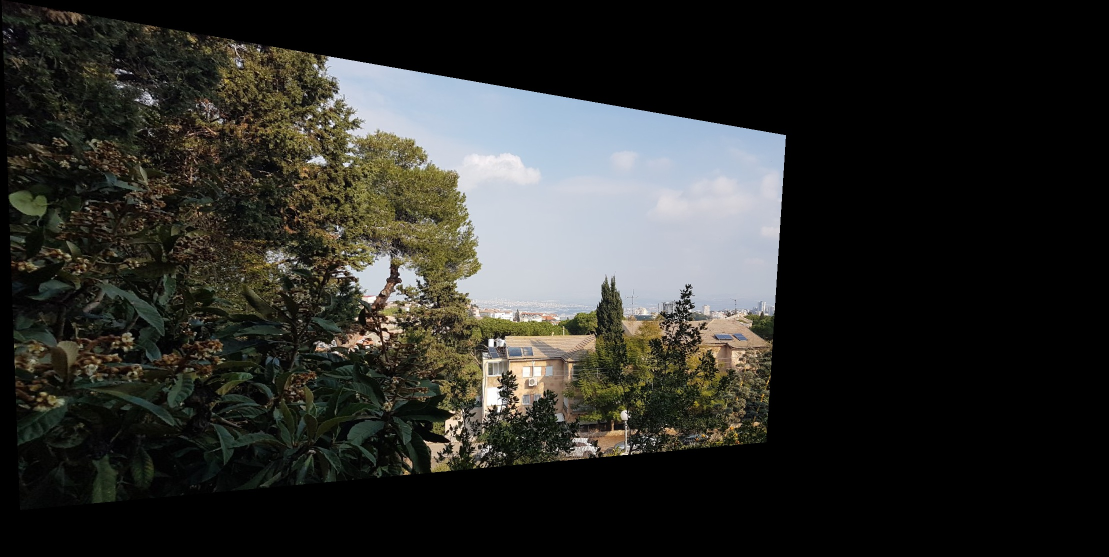
#> input picture HW4/left.jpg, 2217 x 1113 px (shown at 1/2 size)
$ python 'Section2Exercise2-Part B.py'
#> lines starting #> are read from the running program, lines starting #| are printed output that depends on the picture
### HW4/Reader.py
from functools import partial
from numpy import array, asarray, vstack, int_, nonzero, roll, loadtxt
from xml.etree import ElementTree as ET
import json


class LabelFileError(Exception):
    pass


class Reader:
    """
    Handling reading data from Socet GXP files (ipf, gpf, cam and iop) and from sampleme app
    """

    # [196 lines left out: functions __GetFileLines, __ExtractFloatDataFromText, __ExtractPointsMetaDataFromText, ReadIopFile, ReadCamFile, ReadGpfFile and 1 more, not called in this run]

    @classmethod
    def ReadSampleFile(cls, filename):
        """
        Reads sampled points saved from "sampleme" app (\*.json)

        :param filename: path and filename of the json file saved

        :return: an array of the sampled points

        **Example**

        .. code-block:: py

            jsonFileData = Reader.ReadSampleFile('cancel.json')
            print( jsonFileData)
        """
        try:
            with open(filename, 'rb') as f:
                data = json.load(f)
                v = []
                vertices = ((v['label'], v['point'], v['fill_color']) \
                            for v in data['vertices'])
                for label, point, fill_color in vertices:
                    v.append((point[0], point[1]))

                return asarray(v)

        except Exception as e:
            raise LabelFileError(e)

    # [57 lines left out: functions photoModXMLReader, Readtxtfile, not called in this run]


# [19 lines that do not run on import are left out]

### HW4/Section2Exercise2-Part B.py
import cv2
import matplotlib.pyplot as plt
import Reader as rd
import numpy as np


# from scipy import linalg as la


### PART B - IMAGE BLENDING USING PYRAMIDS & PLANTING AN IMAGE INSIDE THE PANORAMA ###

def computeGaussianPyramid(image, n):
    """
    :param image: image for pyramid building
    :param n: number of levels in the pyramid
    :return: list w the gaussian pyramid of the image
    """
    image_copy = image.copy()
    gp = [image_copy]  # first level is the original image
    for i in range(n):
        image_copy = image_copy[::2, ::2]
        # take every second pixel and smooth w 5x5 gaussian filter
        gp.append(cv2.GaussianBlur(image_copy.astype(np.uint8), (5, 5), 1))

    return gp


def computeLaplacianPyramid(gaussianPyramid):
    """
    :param gaussianPyramid: list of the gaussian pyramid of an image
    :return: the laplacian pyramid matching the gaussian pyramid
    """
    lp = [gaussianPyramid[-1]]
    for i in range(len(gaussianPyramid) - 1, 0, -1):
        # expand using cv2 :(
        gausssian_expanded = cv2.resize(gaussianPyramid[i],
                                        dsize=(gaussianPyramid[i - 1].shape[1], gaussianPyramid[i - 1].shape[0]),
                                        interpolation=cv2.INTER_CUBIC)
        laplacian = cv2.subtract(gaussianPyramid[i - 1], gausssian_expanded)
        lp.append(laplacian)

    return lp


def generateMask(image):
    """
    :param image: the image you want to create a mask for
    :return: mask binary image
    """
    image_copy = image.copy()
    for i in range(image.shape[1]):
        for j in range(image.shape[0]):
            if image_copy[j, i].all() != 0:
                image_copy[j, i] = 1

    return image_copy


### COPY METHODS FROM PART A ###
# [58 lines left out: functions computeHomography, computeImageCorners, not called in this run]


### ###


if __name__ == '__main__':

    ### LOADING PANORAMA IMAGES TO BLEND ###
    left_img = cv2.imread(r'left.jpg', 1)
#> left_img is the input picture: shape (1113, 2217, 3); mean B, G, R 41.8, 45.5, 45.2
    center_img = cv2.imread(r'center.jpg', 1)
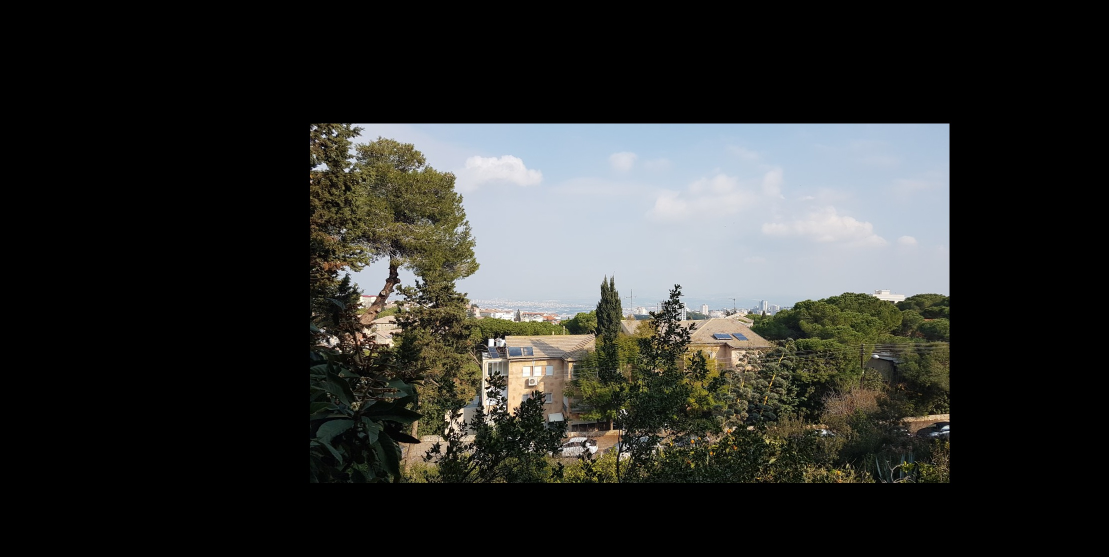
#> input picture HW4/center.jpg, 2217 x 1113 px (shown at 1/2 size)
#> center_img is the input picture: shape (1113, 2217, 3); mean B, G, R 44.8, 47.3, 46.4
    right_img = cv2.imread(r'right.jpg', 1)
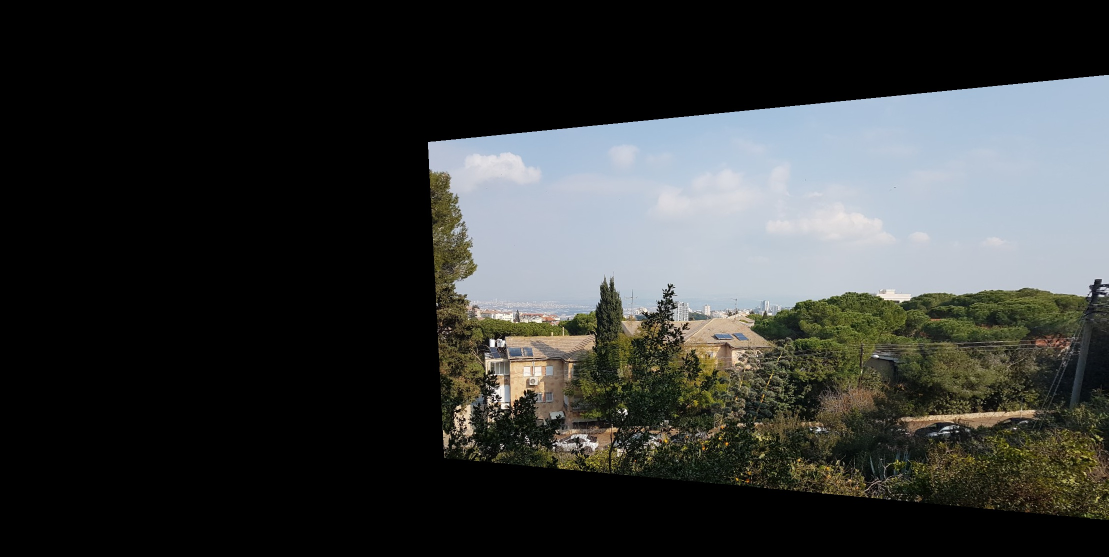
#> input picture HW4/right.jpg, 2217 x 1113 px (shown at 1/2 size)
#> right_img is the input picture: shape (1113, 2217, 3); mean B, G, R 54.3, 55.6, 53.6

    mask = generateMask(left_img)

    lpRight = computeLaplacianPyramid(computeGaussianPyramid(right_img, 6))
#> after the loop in computeGaussianPyramid, `for i in range(n):`: gp = 7 items
#> the loop in computeLaplacianPyramid, `for i in range(len(gaussianPyramid) - 1, 0, -1):` made 6 passes
#> i on passes 1, 2, 3, 5, 6: 6, 5, 4, 2, 1
#> lpRight = 7 items
    lpCenter = computeLaplacianPyramid(computeGaussianPyramid(center_img, 6))
#> the loop in computeLaplacianPyramid (call 2), `for i in range(len(gaussianPyramid) - 1, 0, -1):` made 6 passes
#> lpCenter = 7 items
    lpLeft = computeLaplacianPyramid(computeGaussianPyramid(left_img, 6))
#> lpLeft = 7 items

    gpMask = computeGaussianPyramid(mask, 6)
#> gpMask = 7 items
    gpMask = gpMask[::-1]

    ### BLEND LEFT AND CENTER PYRAMIDS ###
    ### BLEND LAPLACIAN PYRAMIDS WITH MASK ###
    LS_left = []
    for la, lb, gm in zip(lpLeft, lpCenter, gpMask):
        ls = la * gm + lb * (1.0 - gm)
        LS_left.append(ls)
#> this loop made 7 passes
#> pass 3, `ls = la * gm + lb * (1.0 - gm)`:
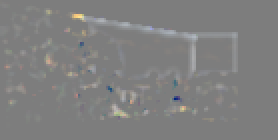
#> ls: shape (70, 139, 3) float64 (shown 2 times larger); mean of channels 0, 1, 2 3.3, 3.7, 3.8; drawn with min black and max white
#> after the loop, LS_left = 7 items

    ### IMAGE RECONSTRUCTION ###
    ls_ = LS_left[0]
    for i in range(1, 7):
        ls_ = cv2.resize(ls_, dsize=(LS_left[i].shape[1], LS_left[i].shape[0]), interpolation=cv2.INTER_CUBIC)
        ls_ = cv2.add(ls_, LS_left[i])
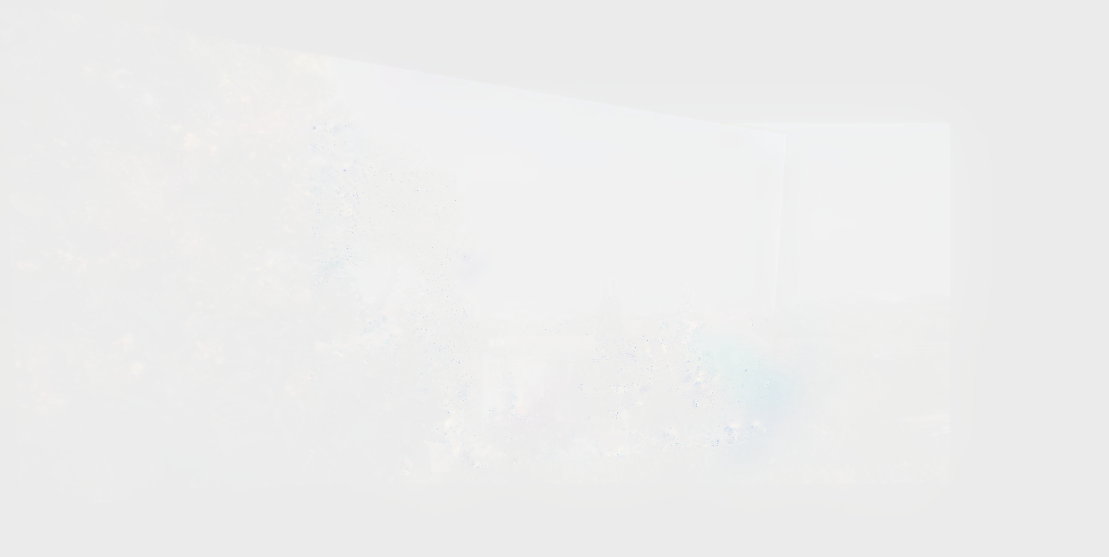
#> ls_: shape (1113, 2217, 3) float64 (shown at 1/2 size); mean of channels 0, 1, 2 71.6, 74.3, 71.7; drawn with min black and max white

    cv2.imwrite("left_center.png", ls_)
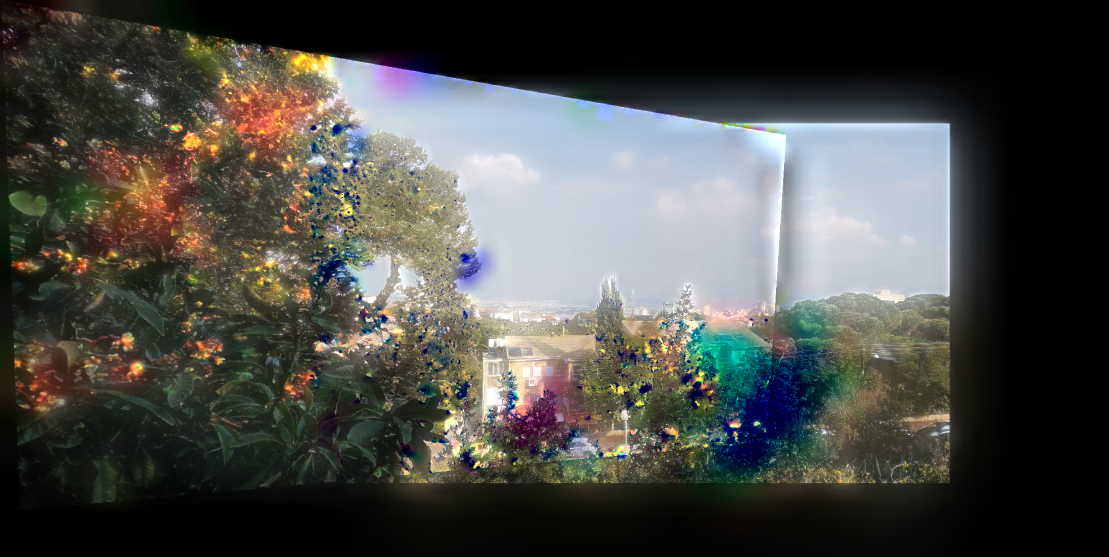
#> saved as left_center.png: shape (1113, 2217, 3) (shown at 1/2 size); mean B, G, R 71.6, 75.3, 74.8

    ### PLANTING IMAGE INSIDE THE PANORAMA ###
    photo_bomb = cv2.imread(r'something_nice.jpeg', 1)
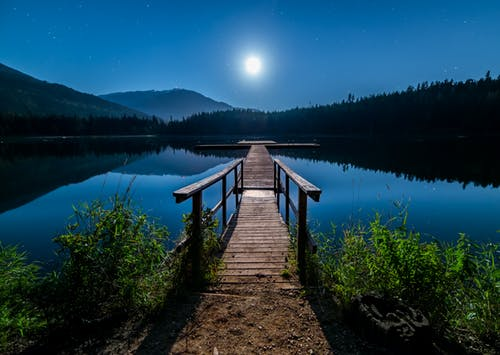
#> input picture HW4/something_nice.jpeg, 500 x 355 px
#> photo_bomb is the input picture: shape (355, 500, 3); mean B, G, R 82.7, 64.6, 27.3
    panorama = cv2.imread(r'full_panorama_rgb.png', 1)
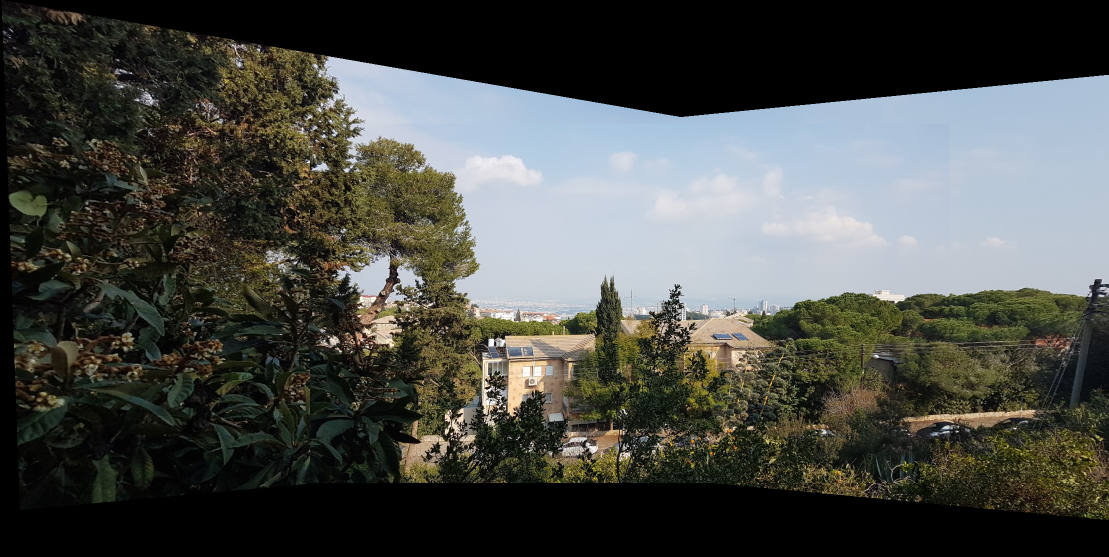
#> input picture HW4/full_panorama_rgb.png, 2217 x 1113 px (shown at 1/2 size)
#> panorama is the input picture: shape (1113, 2217, 3); mean B, G, R 71.2, 75.6, 73.7
    ### READING HOMOLOGUE POINTS ###
    targetPoints = rd.Reader.ReadSampleFile(r'full_panorama_rgb.json')
#> (the run stopped early here; a loop or call above may not have finished)
